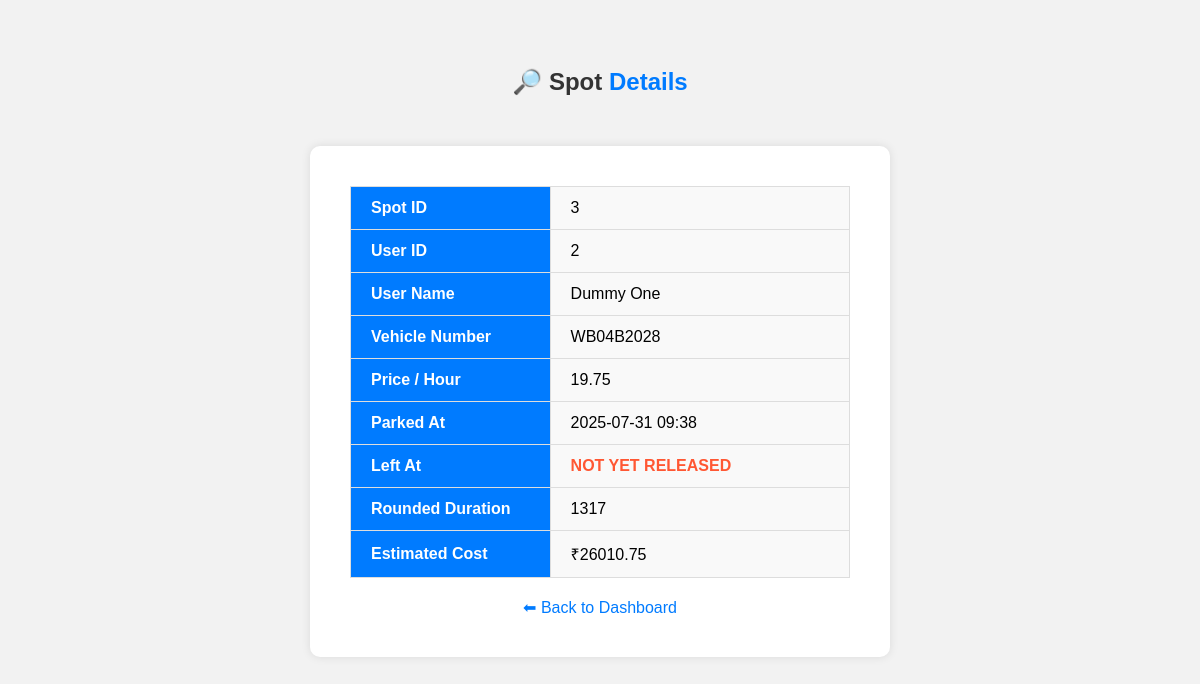
/spotdetails/18, run on the app's committed database.
### app.py (models this page shows)
class ParkingSpot(db.Model):
    __tablename__ = 'parking_spot'
    ps_id = db.Column(db.Integer, primary_key=True, autoincrement=True)
    lot_id = db.Column(db.Integer, db.ForeignKey('parking_lot.pl_id'), nullable=False)
    parking_lot = db.relationship('ParkingLot', backref='parking_spot')
    status = db.Column(db.String(1), nullable=False, default='A')  # A = Available, O = Occupied
    spot_number = db.Column(db.Integer, nullable=False)

class User(db.Model):
    __tablename__ = 'user_details'
    uid = db.Column(db.Integer, primary_key=True, autoincrement=True)
    username = db.Column(db.String, unique=True, nullable=False)
    password = db.Column(db.String, nullable=False)
    name = db.Column(db.String, nullable=False)
    phone = db.Column(db.String(10), nullable=False, unique=True)
    address = db.Column(db.String(255), nullable=False, unique=True)
    pincode = db.Column(db.String(6), nullable=False)
    is_superUser = db.Column(db.Boolean, default=False)

class Reservation(db.Model):
    __tablename__ = 'reservations'
    id = db.Column(db.Integer, primary_key=True)
    parking_timestamp = db.Column(db.DateTime, nullable=False)
    leaving_timestamp = db.Column(db.DateTime, nullable=True)
    parking_cost = db.Column(db.Float, nullable=True)
    status = db.Column(db.String(50), default='Active')
    vehicle_number = db.Column(db.String(20), nullable=False)
    spot_id = db.Column(db.Integer, db.ForeignKey('parking_spot.ps_id'), nullable=False)
    spot = db.relationship('ParkingSpot', backref='reservations')
    user_id = db.Column(db.Integer, db.ForeignKey('user_details.uid'), nullable=False)
    user = db.relationship('User', backref='reservations')

class ParkingLot(db.Model):
    __tablename__ = 'parking_lot'
    pl_id = db.Column(db.Integer, primary_key=True, autoincrement=True)
    lot_name = db.Column(db.String(100), nullable=False, unique=True)
    address = db.Column(db.String(200), nullable=False, unique=True)
    pin_code = db.Column(db.String(10), nullable=False)
    price_per_hour = db.Column(db.Float, nullable=False)
    max_spots = db.Column(db.Integer, nullable=False)
    user_id = db.Column(db.Integer, db.ForeignKey('user_details.uid'), nullable=False)
    user = db.relationship('User', backref='parking_lot')

### app.py (the view)
@app.route('/spotdetails/<spot_id>')
def spotdetails(spot_id):
    spot = ParkingSpot.query.filter_by(ps_id=spot_id).first()
    if not spot:
        flash("Parking spot not found.")
        return redirect(f'/superUserdashboard/{users.uid}')
    reservation = Reservation.query.filter_by(spot_id=spot_id).order_by(Reservation.parking_timestamp.desc()).first()
    if not reservation:
        flash("No reservation found for this spot.")
        return redirect(f'/superUserdashboard/{users.uid}')
    user = User.query.filter_by(uid=reservation.user_id).first()
    users = User.query.filter_by(uid=User.uid).first()
    lot = ParkingLot.query.filter_by(pl_id=spot.lot_id).first()
    duration_hours = 1
    if reservation.leaving_timestamp:
        duration = reservation.leaving_timestamp - reservation.parking_timestamp
        duration_hours = duration.total_seconds() / 3600
    elif reservation.status.lower() == "active":
        duration = datetime.now() - reservation.parking_timestamp
        duration_hours = duration.total_seconds() / 3600
    rounded_duration = math.ceil(duration_hours)
    est_cost = round(rounded_duration * lot.price_per_hour, 2)
    return render_template("spot_details.html", spot=spot, reservation=reservation, user=user, est_cost=est_cost,users=users,rounded_duration=rounded_duration)

### templates/spot_details.html (shortened to what this page needs)
<!DOCTYPE html>
<html lang="en">
<head>
</head>
<body>
    <h2>🔎 Spot<span style="color: #007BFF;"> Details</span></h2>
    <div class="wrapper">
        <table>
            <tr><th>Spot ID</th><td>{{ spot.spot_number }}</td></tr>
            <tr><th>User ID</th><td>{{ user.uid }}</td></tr>
            <tr><th>User Name</th><td>{{ user.name }}</td></tr>
            <tr><th>Vehicle Number</th><td>{{ reservation.vehicle_number }}</td></tr>
            <tr><th>Price / Hour</th><td>{{ spot.parking_lot.price_per_hour }}</td></tr>
            <tr><th>Parked At</th><td>{{ reservation.parking_timestamp.strftime('%Y-%m-%d %H:%M') }}</td></tr>
            <tr><th>Left At</th>
                <td>
                    {% if reservation.leaving_timestamp %}
                        {{ reservation.leaving_timestamp.strftime('%Y-%m-%d %H:%M') }}
                    {% else %}
                        <strong style="color: #FF5733;">NOT YET RELEASED</strong>
                    {% endif %}
                </td>
            </tr>
            <tr><th>Rounded Duration</th><td>{{ rounded_duration }}</td></tr>
            <tr><th>Estimated Cost</th><td>₹{{ est_cost }}</td></tr>
        </table>
        <a href="/superUserdashboard/{{ users.uid }}">⬅ Back to Dashboard</a>
    </div>
</body>
</html>

### templates/spot_details.html (style rules this page uses)
body { font-family: Arial, sans-serif; background-color: #f2f2f2; text-align: center; padding: 40px 0; }
h2 { color: #333; }
.wrapper { display: inline-block; background-color: #fff; padding: 40px; border-radius: 10px; box-shadow: 0 0 10px rgba(0,0,0,0.1); margin-top: 30px; }
table { width: 100%; min-width: 500px; border-collapse: collapse; background-color: white; }
th, td { padding: 12px 20px; border: 1px solid #ddd; text-align: left; }
th { background-color: #007BFF; color: white; width: 40%; }
td { background-color: #f9f9f9; }
a { text-decoration: none; color: #007BFF; display: inline-block; margin-top: 20px; }

### data on the page
ParkingSpot: spot_number "3"
User: uid "2", name "Dummy One"
Reservation: vehicle_number "WB04B2028", parking_timestamp "2025-07-31 09:38"
ParkingLot: parking_lot.price_per_hour "19.75"

### other printed values
{{ rounded_duration }} "1317"
{{ est_cost }} "26010.75"
